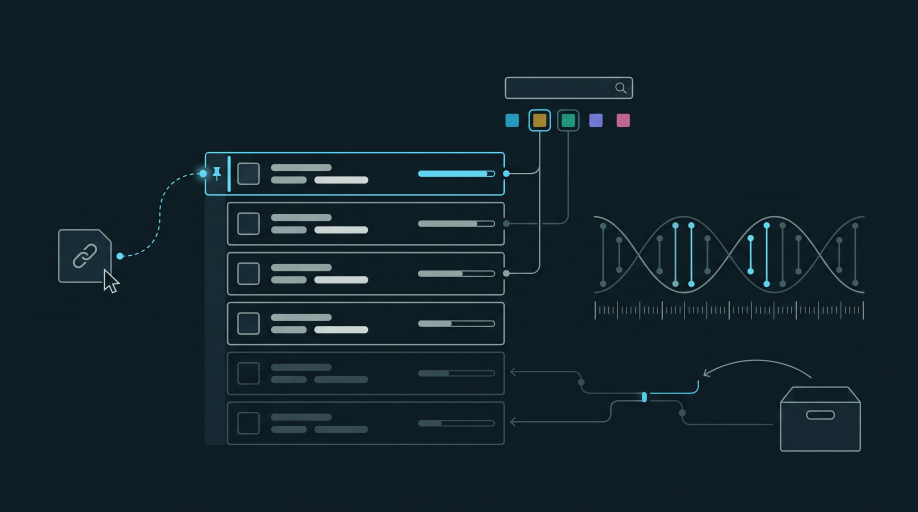
#> input picture graphics/hero.png, 2752 x 1536 px (shown at 1/3 size)
$ python -i generate_graphics.py   (imports and definitions only)
#> lines starting #> are read from the running program, lines starting #| are printed output that depends on the picture
"""
Graphics generator using Google Gemini.

Usage:
  set GEMINI_API_KEY=your-api-key
  python generate_graphics.py                 # everything that is still missing
  python generate_graphics.py info-tickets    # only the named images
  python generate_graphics.py --force hero    # regenerate even if it exists
  python generate_graphics.py --no-deliver    # generate + trim, skip the client copy
  python generate_graphics.py --list          # what is defined and what exists

Run it with plain `python` (not `python -I`): google-genai lives in the user site.

"""

import argparse
import json
import os
import shutil
import sys
import time
from pathlib import Path

from google import genai
from google.genai import types

BASE_DIR = Path(__file__).parent
OUTPUT_DIR = BASE_DIR
PROMPTS_FILE = BASE_DIR / "prompts.json"
CLIENT_IMAGES_DIR = BASE_DIR.parent / "web" / "static" / "images"

API_KEY_VARIABLE = "GEMINI_API_KEY"
DEFAULT_MODEL = "gemini-3.1-flash-image"

# Values the Gemini image models accept (google-genai types.ImageConfig).
ASPECT_RATIOS = ("1:1", "2:3", "3:2", "3:4", "4:3", "9:16", "16:9", "21:9")
IMAGE_SIZES = ("1K", "2K", "4K")


# [65 lines left out: functions parse_hex, load_specs, not called in this run]


def trim_borders(path: Path, margin: float = 0.02, tolerance: int = 6) -> None:
    """
    Crops the near-uniform border the model tends to leave around the artwork and
    puts back an even margin. Idempotent: an already trimmed image is left alone.
    """
#> called with path = 'hero.png', margin = 0.02, tolerance = 6
    from PIL import Image, ImageChops

    with Image.open(path) as image:
#> image is the input picture: PIL image 2752x1536 RGB; mean R, G, B 19.1, 35, 42.2
        rgb = image.convert("RGB")
        # The corner pixel is the background by construction (flat, very light canvas).
        background = Image.new("RGB", rgb.size, rgb.getpixel((0, 0)))
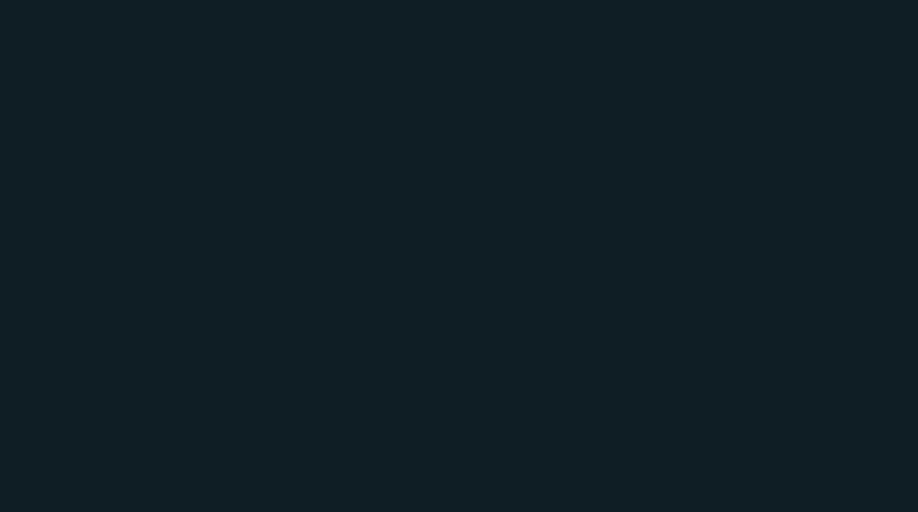
#> background: PIL image 2752x1536 RGB (shown at 1/3 size); mean R, G, B 15, 30, 37
        difference = ImageChops.difference(rgb, background).convert("L")
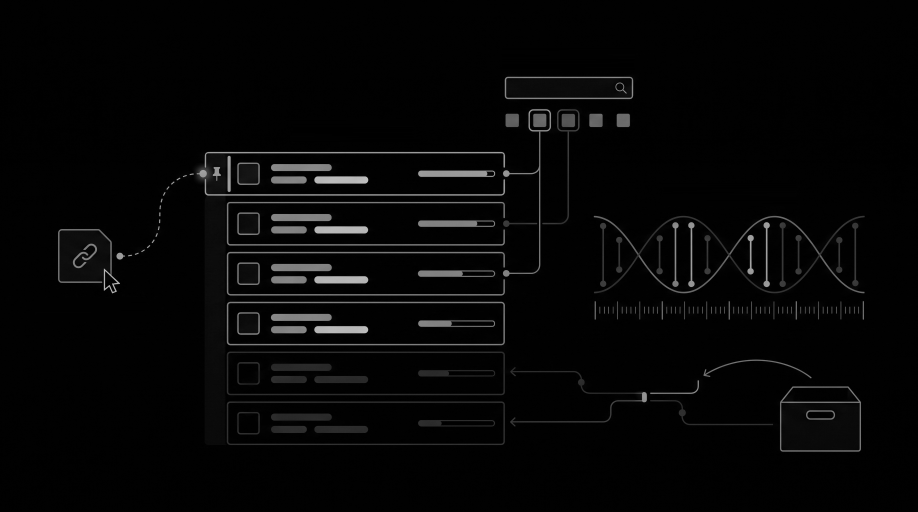
#> difference: PIL image 2752x1536 L (shown at 1/3 size); min 0, max 199, mean 6.3
        box = difference.point(lambda value: 255 if value > tolerance else 0).getbbox()
#> box = (174, 228, 2752, 1536)
        if box is None:
            return

        pad = round(min(rgb.size) * margin)
#> pad = 31
        left, top, right, bottom = box
#> left = 174; top = 228; right = 2752; bottom = 1536
        box = (max(left - pad, 0), max(top - pad, 0),
               min(right + pad, rgb.width), min(bottom + pad, rgb.height))
#> box = (143, 197, 2752, 1536)
        if box == (0, 0, rgb.width, rgb.height):
            return

        rgb.crop(box).save(path)
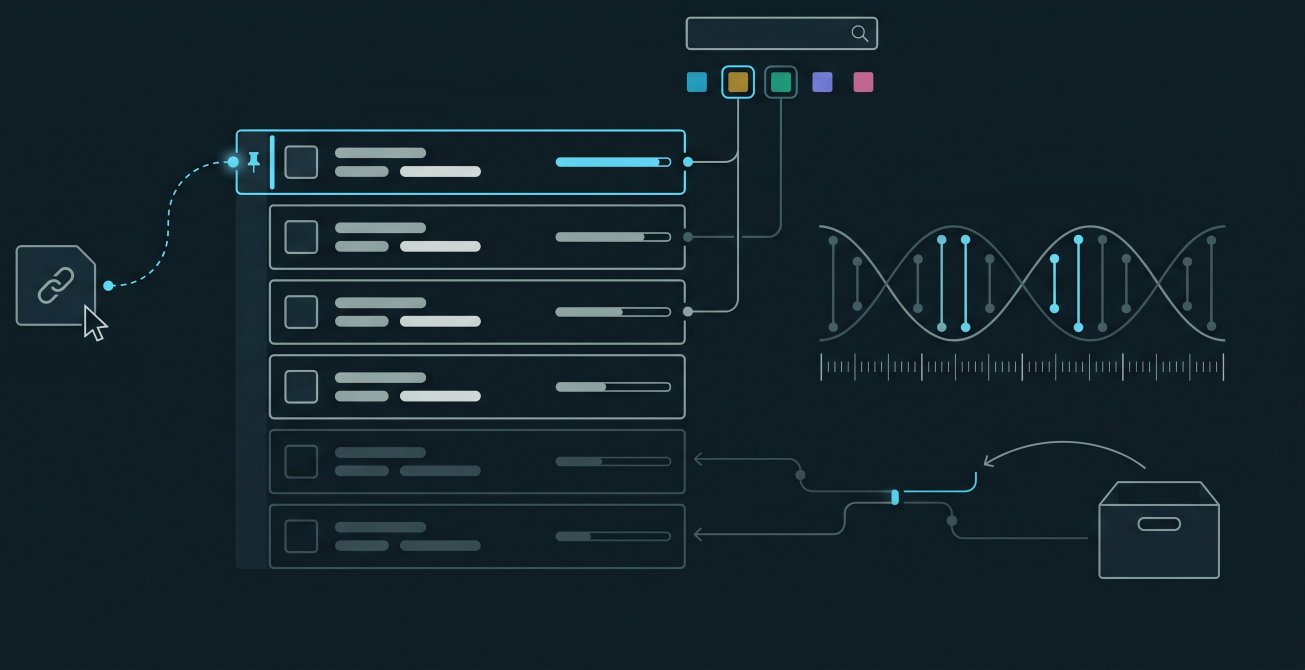
#> saved as hero.png: PIL image 2609x1339 RGB (shown at 1/2 size); mean R, G, B 20, 36.1, 43.3


# [219 lines left out: functions crop_to_ratio, normalize_background, deliver, generate_image, main, not called in this run]


# [2 lines not run here, left out]

>>> result = trim_borders('hero.png')
